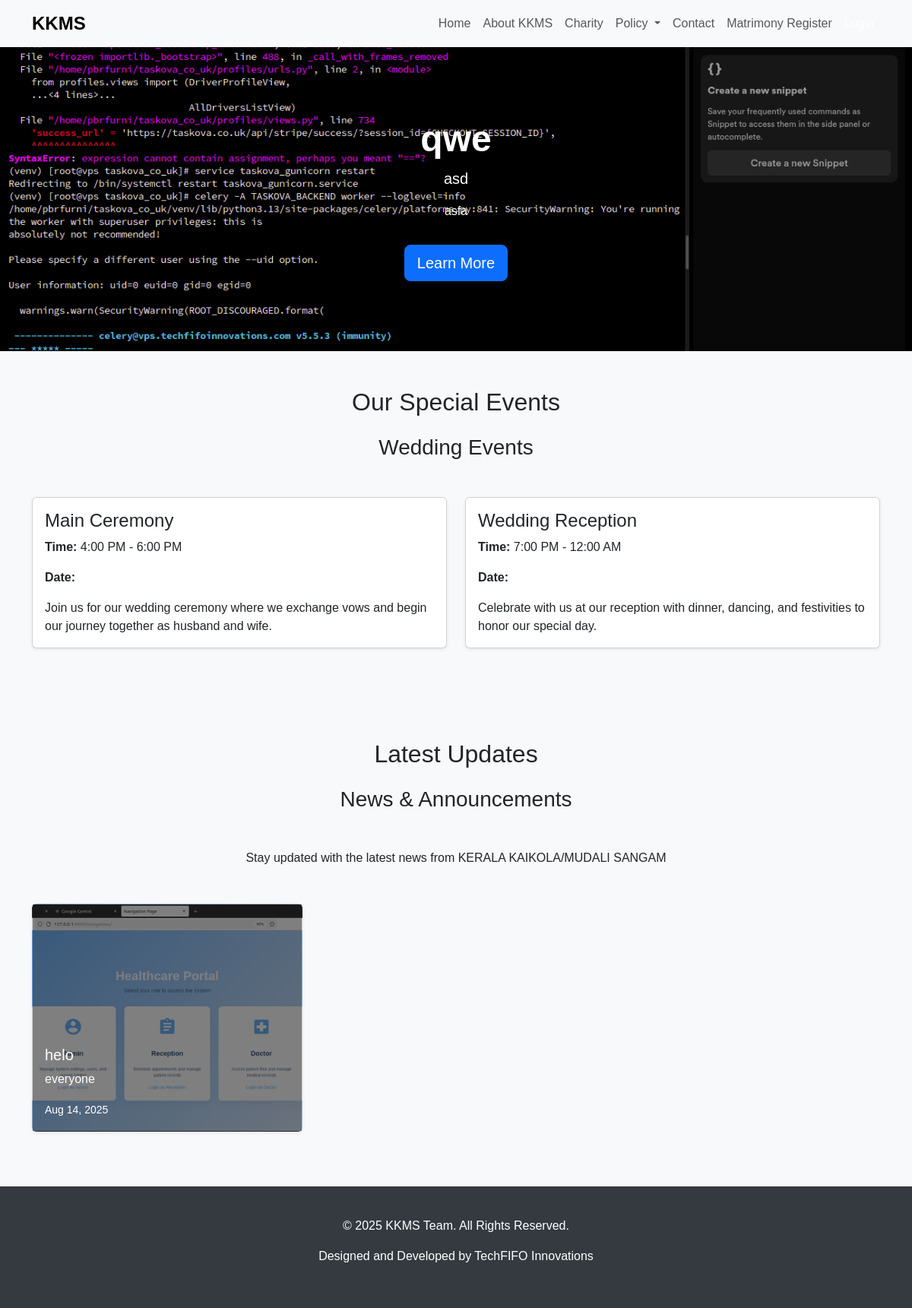
The page / on the database its author committed.
### accounts/models.py (models this page shows, shortened)
class Banners(models.Model):
    STATUS_CHOICES = (
        (0, "Inactive"),
        (1, "Active"),
    )
    banner_image = models.ImageField(upload_to="banner/", max_length=255)
    banner_text1 = models.CharField(max_length=100, blank=True, null=True)
    banner_text2 = models.CharField(max_length=250, blank=True, null=True)
    banner_text3 = models.TextField(blank=True, null=True)
    status = models.IntegerField(choices=STATUS_CHOICES, default=1)
    is_active= models.BooleanField(default=True)
    created_at = models.DateTimeField(auto_now_add=True)
    updated_at = models.DateTimeField(auto_now=True)

class NewsEvents(models.Model):
    STATUS_CHOICES = (
        (0, "Inactive"),
        (1, "Active"),
    )
    title = models.CharField(max_length=120)
    content = models.TextField()
    status = models.IntegerField(choices=STATUS_CHOICES, default=1)
    image = models.ImageField(upload_to="news/", blank=True, null=True)
    is_active= models.BooleanField(default=True)
    created_at = models.DateTimeField(auto_now_add=True)
    updated_at = models.DateTimeField(auto_now=True)

### accounts/views.py (the view)
# urls.py: path('', views.home, name="home"),
def home(request):
    latest_banner = Banners.objects.filter(status=1).order_by("-id").first()
    latest_news = NewsEvents.objects.filter(status=1).order_by("-id")[:3]  # latest 3 news
    return render(
        request,
        "accounts/index.html",
        {
            "banner": latest_banner,
            "news_articles": latest_news,
        },
    )

### templates/accounts/index.html (shortened to what this page needs)
<!DOCTYPE html>
<html lang="en">
<head>
    <link href="https://cdn.jsdelivr.net/npm/bootstrap@5.3.3/dist/css/bootstrap.min.css" rel="stylesheet">
</head>
<body>
    <nav class="navbar navbar-expand-lg navbar-light bg-light sticky-top">
        <div class="container">
            <a class="navbar-brand" href="#">KKMS</a>
            <div class="collapse navbar-collapse" id="navbarNav">
                <ul class="navbar-nav ms-auto">
                    <li class="nav-item">
                        <a class="nav-link" href="/">Home</a>
                    </li>
                    <li class="nav-item">
                        <a class="nav-link" href="/about/">About KKMS</a>
                    </li>
                    <li class="nav-item">
                        <a class="nav-link" href="/charity/">Charity</a>
                    </li>
                    <li class="nav-item dropdown">
                        <a class="nav-link dropdown-toggle" href="#" id="policyDropdown" role="button"
                            data-bs-toggle="dropdown" aria-expanded="false">
                            Policy
                        </a>
                    </li>
                    <li class="nav-item">
                        <a class="nav-link" href="/contact/">Contact</a>
                    </li>
                    <li class="nav-item">
                        <a class="nav-link" href="/register-customer/">Matrimony Register</a>
                    </li>
                    <li class="nav-item">
                        <a class="nav-link btn btn-primary text-white" href="/customer-login/">Login</a>
                    </li>
                </ul>
            </div>
        </div>
    </nav>
    <section class="hero-section" style="background-image: url('{{ banner.banner_image.url }}');
                background-size: cover;
                background-position: center;
                height: 400px;
                display: flex;
                align-items: center;">
        <div class="container text-white">
            <h1>{{ banner.banner_text1 }}</h1>
            <p class="lead">{{ banner.banner_text2 }}</p>
            <p>{{ banner.banner_text3 }}</p>
            <a href="#" class="btn btn-primary btn-lg mt-3">Learn More</a>
        </div>
    </section>
    <section class="py-5">
        <div class="container">
            <h2 class="text-center mb-4">Our Special Events</h2>
            <h3 class="text-center mb-5">Wedding Events</h3>
            <div class="row">
                {% for event in wedding_events %}
                <div class="col-md-6 mb-4">
                    <div class="card event-card shadow-sm">
                        <div class="card-body">
                            <h4 class="card-title">{{ event.name }}</h4>
                            <p class="card-text"><strong>Time:</strong> {{ event.start_time|time:"g:i A" }} - {{
                                event.end_time|time:"g:i A" }}</p>
                            <p class="card-text"><strong>Date:</strong> {{ event.date|date:"l j, F, Y" }}</p>
                            <p class="card-text">{{ event.description }}</p>
                        </div>
                    </div>
                </div>
                {% empty %}
                <div class="col-md-6 mb-4">
                    <div class="card event-card shadow-sm">
                        <div class="card-body">
                            <h4 class="card-title">Main Ceremony</h4>
                            <p class="card-text"><strong>Time:</strong> 4:00 PM - 6:00 PM</p>
                            <p class="card-text"><strong>Date:</strong> {{ wedding_date|date:"l j, F, Y" }}</p>
                            <p class="card-text">Join us for our wedding ceremony where we exchange vows and begin our
                                journey together as husband and wife.</p>
                        </div>
                    </div>
                </div>
                <div class="col-md-6 mb-4">
                    <div class="card event-card shadow-sm">
                        <div class="card-body">
                            <h4 class="card-title">Wedding Reception</h4>
                            <p class="card-text"><strong>Time:</strong> 7:00 PM - 12:00 AM</p>
                            <p class="card-text"><strong>Date:</strong> {{ wedding_date|date:"l j, F, Y" }}</p>
                            <p class="card-text">Celebrate with us at our reception with dinner, dancing, and
                                festivities to honor our special day.</p>
                        </div>
                    </div>
                </div>
                {% endfor %}
            </div>
        </div>
    </section>
    <section class="py-5 bg-light">
        <div class="container">
            <h2 class="text-center mb-4">Latest Updates</h2>
            <h3 class="text-center mb-5">News & Announcements</h3>
            <p class="text-center mb-5">Stay updated with the latest news from KERALA KAIKOLA/MUDALI SANGAM</p>
            <div class="row">
                {% for news in news_articles %}
                <div class="col-md-4 mb-4">
                    <div class="card news-card shadow-sm text-white" style="
            {% if news.image %}
                background-image: url('{{ news.image.url }}');
            {% else %}
                background-image: url('https://via.placeholder.com/300x200');
            {% endif %}
            background-size: cover;
            background-position: center;
            height: 300px;
         ">
                        <div class="card-body d-flex flex-column justify-content-end"
                            style="background: rgba(0, 0, 0, 0.5);">
                            <h5 class="card-title">{{ news.title }}</h5>
                            <p class="card-text">{{ news.content|truncatewords:20 }}</p>
                            <p class="card-text"><small>{{ news.created_at|date:"M d, Y" }}</small></p>
                        </div>
                    </div>
                </div>
                {% empty %}
                <div class="col-12 text-center">
                    <p>No news articles available.</p>
                </div>
                {% endfor %}
            </div>
        </div>
    </section>
    <footer class="footer">
        <div class="container text-center">
            <p>© {% now "Y" %} {{ about.author|default:"KKMS Team" }}. All Rights Reserved.</p>
            <p>Designed and Developed by TechFIFO Innovations</p>
        </div>
    </footer>
</body>
</html>

### templates/accounts/index.html (style rules this page uses)
body { font-family: 'Arial', sans-serif; background-color: #f8f9fa; }
.navbar-brand { font-weight: bold; font-size: 1.5rem; }
.hero-section { background: linear-gradient(rgba(0, 0, 0, 0.5), rgba(0, 0, 0, 0.5)), url('https://via.placeholder.com/1920x600'); background-size: cover; background-position: center; color: white; padding: 100px 0; text-align: center; }
.hero-section h1 { font-size: 3rem; font-weight: bold; }
.event-card, .news-card { transition: transform 0.3s; }
.footer { background-color: #343a40; color: white; padding: 40px 0; }

### rows shown on the page
Banners: banner_image (picture), banner_text1 "qwe", banner_text2 "asd", banner_text3 "asfa"
NewsEvents: image (picture), title "helo", content "everyone", created_at "Aug 14, 2025"

### other values the page prints
{{ about.author|default:"KKMS Team" }} "KKMS Team"
